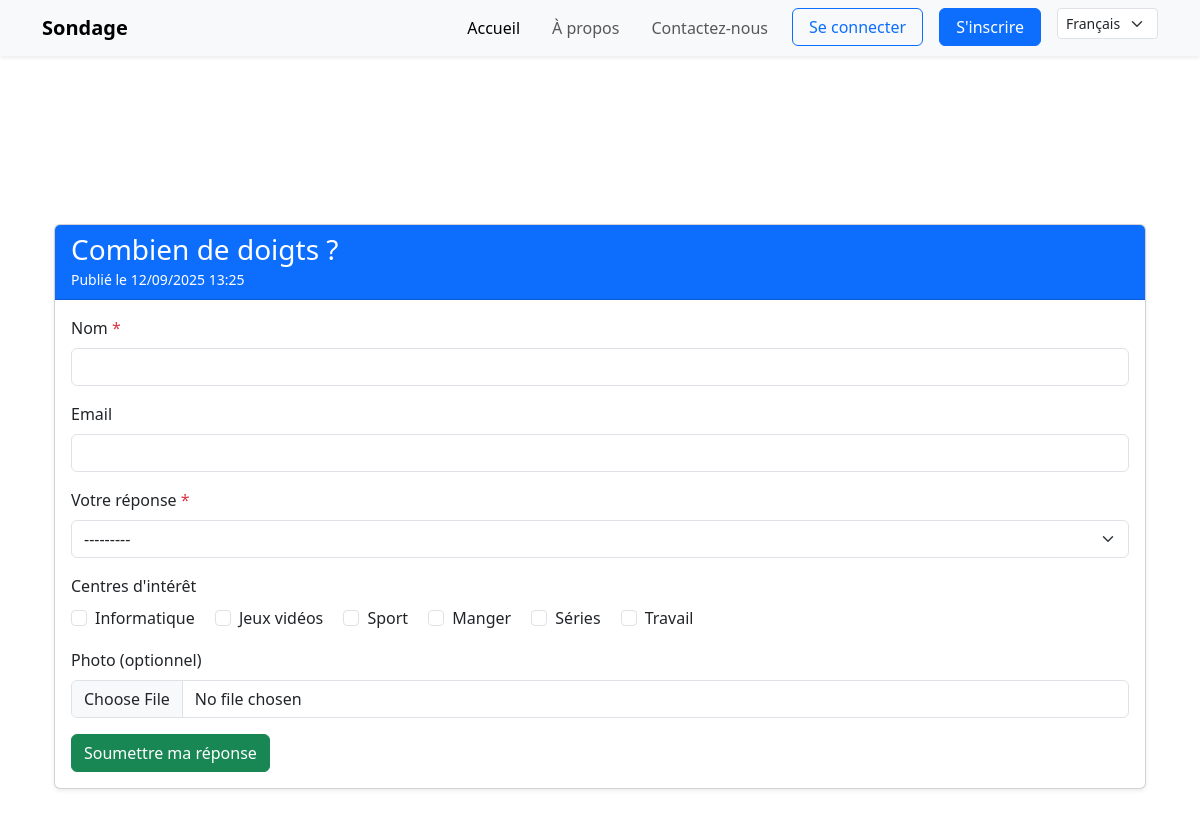
Screenshot of /question/2/ with the database file from the repository.
### main_app/models.py (models this page shows, shortened)
class Question(models.Model):
    question_text = models.CharField(max_length=200)
    creator = models.ForeignKey(User, on_delete=models.CASCADE, null=True)
    pub_date = models.DateTimeField("date published")

class Interest(models.Model):
    name = models.CharField(max_length=100)
    def __str__(self):
        return self.name

### main_app/views.py (the view)
# urls.py: path('question/<int:question_id>/', views.question_detail, name='question_detail'),
def question_detail(request, question_id):
    question = get_object_or_404(Question, pk=question_id)
    if request.user.is_authenticated:
        responses = Response.objects.filter(choice__question=question).select_related('respondent', 'choice')
        return render(request, 'main_app/question_detail_admin.html', {
            'question': question,
            'responses': responses,
        })
    if request.method == "POST":
        form = RespondentForm(request.POST, request.FILES, question=question)
        if form.is_valid():
            email = form.cleaned_data.get('email')
            name = form.cleaned_data.get('name')
            interests = form.cleaned_data.get('interests')
            image = form.cleaned_data.get('image')
            respondent, created = Respondent.objects.get_or_create(
                email=email if email else None,
                defaults={'name': name, 'image': image}
            )
            if not created:
                updated = False
                if respondent.name != name:
                    respondent.name = name
                    updated = True
                if image:
                    respondent.image = image
                    updated = True
                if updated:
                    respondent.save()
            if interests:
                respondent.interests.set(interests)
            else:
                respondent.interests.clear()
            choice = form.cleaned_data['choice']
            Response.objects.create(respondent=respondent, choice=choice)
            return redirect('home')
    else:
        form = RespondentForm(question=question)
    return render(request, 'main_app/question_detail.html', {
        'question': question,
        'form': form,
    })

### main_app/forms.py
class RespondentForm(forms.ModelForm):
    choice = forms.ModelChoiceField(
        queryset=Choice.objects.none(),
        widget=forms.Select(attrs={'class': 'form-select'}),
        label="Votre réponse"
    )
    interests = forms.ModelMultipleChoiceField(
        queryset=Interest.objects.all(),
        widget=forms.CheckboxSelectMultiple(attrs={'class': 'form-check-input'}),
        required=False,
        label="Centres d'intérêt"
    )
    image = forms.ImageField(
        required=False,
        widget=forms.ClearableFileInput(attrs={'class': 'form-control'}),
        label="Photo (optionnel)"
    )
    class Meta:
        model = Respondent
        fields = ['name', 'email', 'interests', 'choice', 'image']
        widgets = {
            'name': forms.TextInput(attrs={'class': 'form-control'}),
            'email': forms.EmailInput(attrs={'class': 'form-control'}),
        }
    def __init__(self, *args, **kwargs):
        question = kwargs.pop('question', None)
        super().__init__(*args, **kwargs)
        if question:
            self.fields['choice'].queryset = Choice.objects.filter(question=question)

### main_app/models.py (called while the page is built)
    def __str__(self):
        return self.choice_text

### main_app/templates/main_app/question_detail.html (shortened to what this page needs)
{% extends "main_app/base.html" %}
{% load i18n %}
{% block content %}
<div class="container mt-5 mb-5 pt-5">
  <div class="card shadow-sm">
    <div class="card-header bg-primary text-white">
      <h3 class="mb-0">{{ question.question_text }}</h3>
      <small>{% trans "Publié le" %} {{ question.pub_date|date:"d/m/Y H:i" }}</small>
    </div>
    <div class="card-body">
      <form method="post" enctype="multipart/form-data" novalidate>
        <div class="mb-3">
          <label for="{{ form.name.id_for_label }}" class="form-label">{% trans "Nom" %} <span class="text-danger">*</span></label>
          {{ form.name }}
        </div>
        <div class="mb-3">
          <label for="{{ form.email.id_for_label }}" class="form-label">{% trans "Email" %}</label>
          {{ form.email }}
        </div>
        <div class="mb-3">
          <label for="{{ form.choice.id_for_label }}" class="form-label">{% trans "Votre réponse" %} <span class="text-danger">*</span></label>
          {{ form.choice }}
        </div>
        <div class="mb-3">
          <label class="form-label">{% trans "Centres d'intérêt" %}</label>
          <div>
            {% for checkbox in form.interests %}
              <div class="form-check form-check-inline">
                {{ checkbox.tag }}
                <label class="form-check-label" for="{{ checkbox.id_for_label }}">{{ checkbox.choice_label }}</label>
              </div>
            {% endfor %}
          </div>
        </div>
        <div class="mb-3">
          <label for="{{ form.image.id_for_label }}" class="form-label">{% trans "Photo (optionnel)" %}</label>
          {{ form.image }}
        </div>
        <button type="submit" class="btn btn-success">{% trans "Soumettre ma réponse" %}</button>
      </form>
    </div>
  </div>
</div>
{% endblock %}

### rows the page displays
Question: question_text "Combien de doigts ?", pub_date "12/09/2025 13:25"
Interest: choice_label "Informatique"
Interest: choice_label "Jeux vidéos"
Interest: choice_label "Sport"
Interest: choice_label "Manger"
Interest: choice_label "Séries"
Interest: choice_label "Travail"

### other values shown
form field language "Français"
